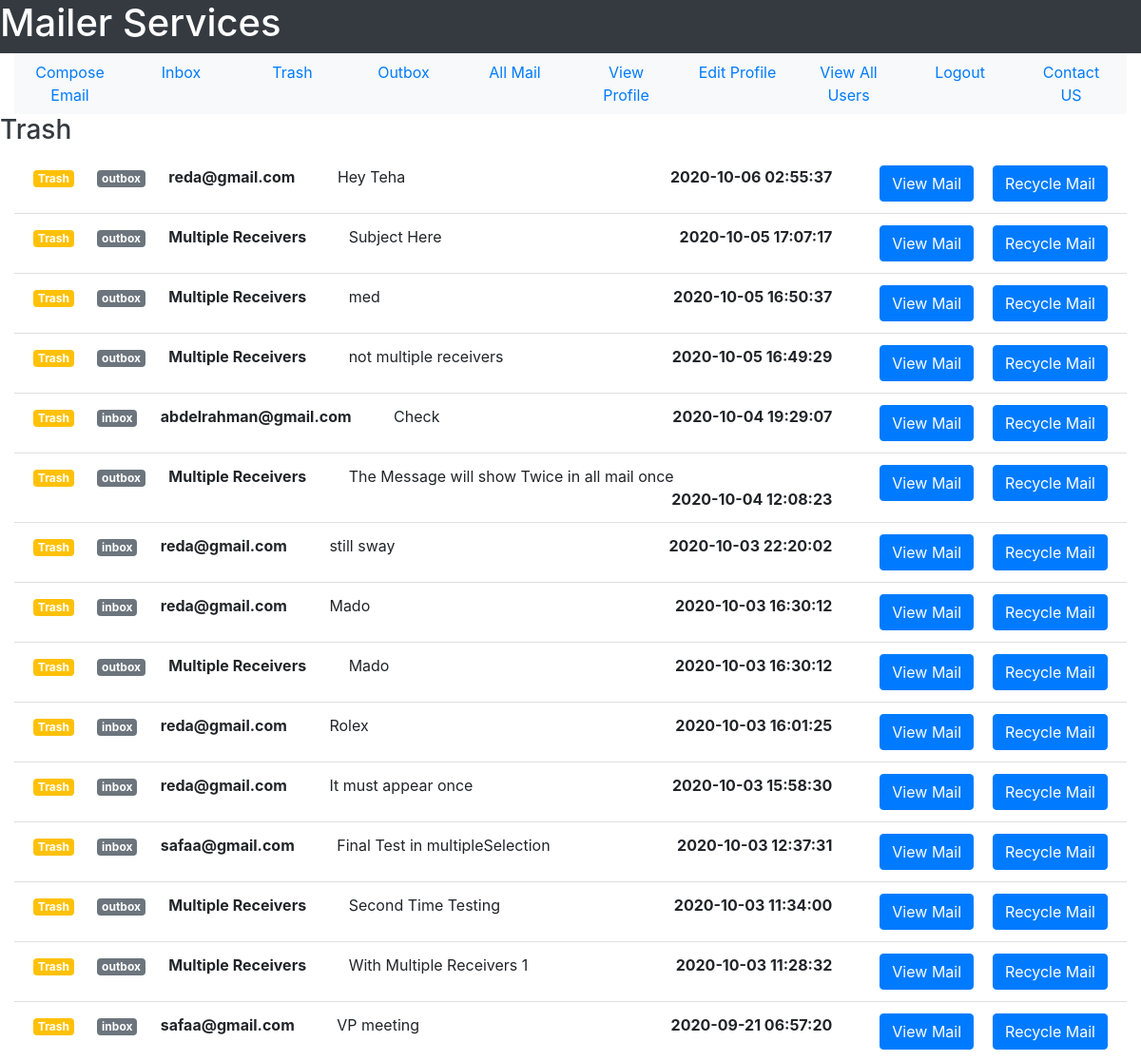
Screenshot of /trash/view/all-mail (signed in) with the database file from the repository.
### tables this page shows
CREATE TABLE user(user_id INTEGER PRIMARY KEY, user_name TEXT NOT NULL, user_email TEXT NOT NULL, user_password TEXT  NOT NULL, user_gender TEXT NOT NULL, user_date_of_birth TEXT NOT NULL, user_city TEXT NOT NULL, user_country TEXT NOT NULL, user_contact INTEGER, user_account_creation_date TEXT NOT NULL, user_active INTEGER DEFAULT 0 CHECK(user_active == 1 OR user_active == 0), visits INTEGER DEFAULT 0, UNIQUE(user_email));

CREATE TABLE mail(mail_id INTEGER PRIMARY KEY, sender_id INTEGER NOT NULL, receiver_id INTEGER NOT NULL, mail_subject TEXT, mail_body TEXT,  mail_date TEXT NOT NULL,mail_seen INTEGER DEFAULT 0 CHECK(mail_seen == 0 OR mail_seen == 1), sender_trashed INTEGER DEFAULT 0 CHECK(sender_trashed == 0 OR sender_trashed == 1), receiver_trashed INTEGER DEFAULT 0 CHECK(receiver_trashed == 0 OR receiver_trashed == 1), multiple_receivers INTEGER DEFAULT 0 CHECK(multiple_receivers == 0 OR multiple_receivers == 1), FOREIGN KEY(sender_id, receiver_id) REFERENCES user(user_id, user_id));

### User/User_Mail/user_mail.py (the view)
@user_mail_bp.route("/trash/view/all-mail")
def trash():
    if check_authentication() == False:
        return redirect(url_for('forms_bp.login_form_page'))
    sqlite_connection = sqlite3.connect("MAIL_DB.db")
    user_id = get_user_id(session["email"])
    select_inbox_trash = """SELECT mail_id, sender_id, mail_subject, mail_date FROM mail WHERE
                             receiver_id = ? AND receiver_trashed = ?;"""
    db_inbox_trash = sqlite_connection.execute(
        select_inbox_trash, (user_id, 1))
    mail_data = {}
    inbox_trash = []
    for mail in db_inbox_trash:
        mail_data["mail_id"] = mail[0]
        mail_data["sender_mail"] = get_user_email(mail[1])
        mail_data["mail_subject"] = mail[2]
        mail_data["mail_date"] = remove_milli_seconds(mail[3])
        mail_data["mail_identity"] = True
        mail_data["outbox_status"] = False
        inbox_trash.append(mail_data)
        mail_data = {}
    select_outbox_single_trash = """SELECT mail_id, sender_id, mail_subject, mail_date FROM mail WHERE
                                    sender_id = ? AND sender_trashed = ? AND multiple_receivers = ?;"""
    db_outbox_single_trash = sqlite_connection.execute(
        select_outbox_single_trash, (user_id, 1, 0))
    outbox_single_trash = []
    for mail in db_outbox_single_trash:
        mail_data["mail_id"] = mail[0]
        mail_data["sender_mail"] = get_user_email(mail[1])
        mail_data["mail_subject"] = mail[2]
        mail_data["mail_date"] = remove_milli_seconds(mail[3])
        mail_data["mail_identity"] = False
        mail_data["outbox_status"] = True
        outbox_single_trash.append(mail_data)
        mail_data = {}
    select_distinct_mail_dates = """SELECT DISTINCT mail_date FROM mail WHERE sender_id = ? AND sender_trashed = ?
                                    AND multiple_receivers = ?;"""
    db_distinct_dates = sqlite_connection.execute(
        select_distinct_mail_dates, (user_id, 1, 1))
    outbox_multiple_trash = []
    for mail_date in db_distinct_dates:
        select_multiple_trash_mail_query = """SELECT mail_id, sender_id, mail_subject, mail_date FROM mail
                                              WHERE sender_id = ? AND sender_trashed = ? AND multiple_receivers = ?
                                              AND mail_date = ?;"""
        db_multiple_trash_mail = sqlite_connection.execute(
            select_multiple_trash_mail_query, (user_id, 1, 1, mail_date[0]))
        for mail in db_multiple_trash_mail:
            mail_data["mail_id"] = mail[0]
            mail_data["sender_mail"] = "Multiple Receivers"
            mail_data["mail_subject"] = mail[2]
            mail_data["mail_date"] = remove_milli_seconds(mail[3])
            mail_data["mail_identity"] = False
            mail_data["outbox_status"] = True + True
            outbox_multiple_trash.append(mail_data)
            mail_data = {}
            break
    all_mail = sort_mails_by_date(
        inbox_trash + outbox_single_trash + outbox_multiple_trash)
    sqlite_connection.close()
    return render_template("User_Mail/view_trash.html", all_mail=all_mail, user_mail=session["email"])

### Forms/forms.py (called while the page is built)
def check_authentication():
    if session.get('email') == None:
        return False
    return True

### User/User_Mail/user_mail.py (called while the page is built)
def get_user_id(user_email):
    sqlite_connection = sqlite3.connect('MAIL_DB.db')
    select_user_query = """SELECT user_id FROM user WHERE user_email = ?;"""
    select_user_query_data = (user_email,)
    user_record = sqlite_connection.execute(
        select_user_query, select_user_query_data)
    user_id = 0
    for data in user_record:
        user_id = data[0]
    sqlite_connection.close()
    return user_id

def get_user_email(user_id):
    sqlite_connection = sqlite3.connect('MAIL_DB.db')
    select_user_query = """SELECT user_email FROM user WHERE user_id = ?;"""
    select_user_query_data = (user_id,)
    user_record = sqlite_connection.execute(
        select_user_query, select_user_query_data)
    user_email = ""
    for data in user_record:
        user_email = data[0]
    sqlite_connection.close()
    return user_email

def remove_milli_seconds(full_date):
    date = datetime.strptime(full_date, '%Y-%m-%d %H:%M:%S.%f')
    return date.strftime('%Y-%m-%d %H:%M:%S')

def sort_mails_by_date(all_mails):
    date_formate = "%Y-%m-%d %H:%M:%S"
    counter = 0
    while(counter < len(all_mails)):
        i = 0
        while(i < len(all_mails)-1):
            if(datetime.strptime(all_mails[i]["mail_date"], date_formate) < datetime.strptime(all_mails[i+1]["mail_date"], date_formate)):
                temp = all_mails[i]
                all_mails[i] = all_mails[i+1]
                all_mails[i+1] = temp
            i += 1
        counter += 1
    return all_mails

### User/User_Mail/templates/User_Mail/view_trash.html (shortened to what this page needs)
<!DOCTYPE html>
<html lang = "en">
    <head>
        <link rel="stylesheet" href="https://maxcdn.bootstrapcdn.com/bootstrap/4.5.2/css/bootstrap.min.css">
    </head>
    <body>
        <div class = "container-fluid">
            <div class = "row text-white bg-dark">
                <h1>Mailer Services</h1>
            </div>
            <div>
                <ul class = "nav nav-justified bg-light">
                    <li class = 'nav-item'>
                        <a href = "{{url_for('user_mail_bp.compose_email')}}" class = 'nav-link'>Compose Email</a>
                    </li>
                    <li class = 'nav-item'>
                        <a href = "{{url_for('user_mail_bp.see_inbox')}}" class = 'nav-link'>Inbox</a>
                    </li>
                    <li class = 'nav-item'>
                        <a href = "{{url_for('user_mail_bp.trash')}}" class = 'nav-link'>Trash</a>
                    </li>
                    <li class = 'nav-item'>
                        <a href = "{{url_for('user_mail_bp.see_outbox')}}" class = 'nav-link'>Outbox</a>
                    </li>
                    <li class = 'nav-item'>
                        <a href = "{{url_for('user_mail_bp.see_all_mail')}}" class = 'nav-link'>All Mail</a>
                    </li>
                    <li class = 'nav-item'>
                        <a href = "{{url_for('user_profile_bp.view_profile')}}" class = 'nav-link'>View Profile</a>
                    </li>
                    <li class = 'nav-item'>
                        <a href = "{{url_for('user_profile_bp.edit_profile_form')}}" class = 'nav-link'>Edit Profile</a>
                    </li>
                    <li class = 'nav-item'>
                        <a href = "{{url_for('user_profile_bp.view_all_users')}}" class = 'nav-link'>View All Users</a>
                    </li>
                    <li class = 'nav-item'>
                        <a href = "{{url_for('user_profile_bp.logout')}}" class = 'nav-link'>Logout</a>
                    </li>
                    <li class = 'nav-item'>
                        <a href = "{{url_for('user_profile_bp.contact_us')}}" class = 'nav-link'>Contact US</a>
                    </li>
                </ul>
            </div>
            <div class = "row text-dark">
                <h3>Trash</h3>
            </div>
            <div>
                <ul class = "list-group list-group-flush">
                    {% for mail in all_mail %}
                        <li class = "list-group-item">
                            <span class = "badge badge-warning text-white">Trash</span>
                            {% if mail["mail_identity"] == 1 %}
                                <span class = "badge badge-secondary" style = "margin-left: 20px;">inbox</span>
                            {% else %}
                                <span class = "badge badge-secondary" style = "margin-left: 20px;">outbox</span>
                            {% endif %}
                            <strong style = "margin: 20px;">{{mail["sender_mail"]}}</strong>
                            <span style = "margin: 20px;">{{mail["mail_subject"]}}</span>
                            <a href = "{{url_for('user_mail_bp.recycle_trash', mail_id = mail['mail_id'], mail_identity = mail['mail_identity'], outbox_status = mail['outbox_status'])}}" class = "btn btn-primary float-right" style = "margin-left: 20px;">Recycle Mail</a>
                            <a href = "{{url_for('user_mail_bp.view_mail', mail_id = mail['mail_id'])}}" class = "btn btn-primary float-right">View Mail</a>
                            <strong style = "margin-right: 50px;" class = "float-right">{{mail["mail_date"]}}</strong>
                        </li>
                    {% endfor %}
                </ul>
            </div>
        </div>
    </body>
</html>

### rows the page displays
user: sender_mail "reda@gmail.com" "reda@gmail.com" "reda@gmail.com" "reda@gmail.com" "reda@gmail.com"
mail: mail_subject "Hey Teha"
mail: shows "outbox", sender_mail "Multiple Receivers", mail_subject "Subject Here", mail_date "2020-10-05 17:07:17"
mail: shows "outbox", sender_mail "Multiple Receivers", mail_subject "med", mail_date "2020-10-05 16:50:37"
mail: shows "outbox", sender_mail "Multiple Receivers", mail_subject "not multiple receivers", mail_date "2020-10-05 16:49:29"
user: sender_mail "abdelrahman@gmail.com"
mail: mail_subject "Check"
mail: shows "outbox", sender_mail "Multiple Receivers", mail_subject "The Message will show Twice in all mail once", mail_date "2020-10-04 12:08:23"
mail: mail_subject "still sway"
mail: mail_subject "Mado", shows "outbox", sender_mail "Multiple Receivers", mail_subject "Mado", mail_date "2020-10-03 16:30:12"
mail: mail_subject "Rolex"
mail: mail_subject "It must appear once"
user: sender_mail "safaa@gmail.com" "safaa@gmail.com"
mail: mail_subject "Final Test in multipleSelection"
mail: shows "outbox", sender_mail "Multiple Receivers", mail_subject "Second Time Testing", mail_date "2020-10-03 11:34:00"
mail: shows "outbox", sender_mail "Multiple Receivers", mail_subject "With Multiple Receivers 1", mail_date "2020-10-03 11:28:32"
mail: mail_subject "VP meeting"

### other values shown
{{ mail["mail_date"] }} "2020-10-06 02:55:37" "2020-10-04 19:29:07" "2020-10-03 22:20:02" "2020-10-03 16:30:12" "2020-10-03 16:01:25" "2020-10-03 15:58:30" "2020-10-03 12:37:31" "2020-09-21 06:57:20"
